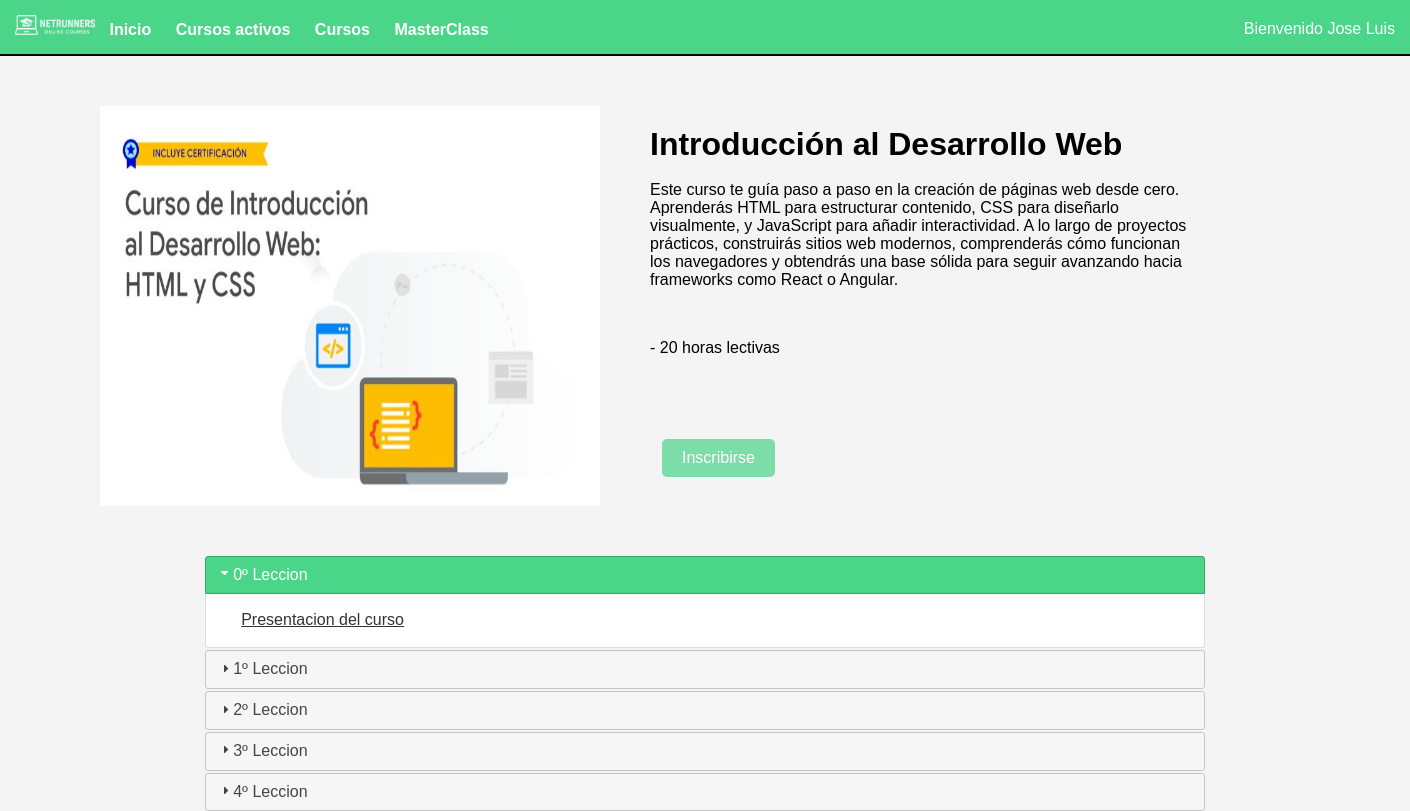
Page /cursos/pag_curso.php?id=1 (signed in) on the committed database.
### tables this page shows
create table cursos(
    id int primary key auto_increment,
    nombre varchar(100),
    descripcion text,
    horas int,
    dificultad_id int,
    foreign key (dificultad_id) references dificultades(id)
);

create table lecciones(
    id int primary key auto_increment,
    num_leccion varchar(2),
    nombre varchar(100),
    descripcion text,
    tiempo int,
    curso_id int,
    foreign key (curso_id) references cursos (id)
);

### cursos/pag_curso.php (the view, shortened to what this page needs)
<?php
    require("../conexion/conexion.php");
    $respuesta = $_GET;
    $consulta_cursos = "SELECT * from cursos where id=" . $respuesta['id'];
    $query_cursos = $conexion -> query($consulta_cursos);
    $array_cursos = $query_cursos -> fetch_assoc();
    $consulta_lecciones="SELECT nombre, id, num_leccion from lecciones where curso_id=".$respuesta['id']." order by num_leccion asc";
    $query_lecciones = $conexion -> query($consulta_lecciones);
    if($_SESSION['admin'] == 0){
        $consulta_alumno="SELECT * from inscripciones where alumno_id=".$_SESSION['id']." and curso_id=".$respuesta['id'];
        $query_alumno = $conexion -> query($consulta_alumno);
        $array_alumno = $query_alumno -> fetch_assoc();
        if($array_alumno == null){
            $inscibirse = true;
        } else {
            $inscibirse = false;
        }
    }
?>
<!DOCTYPE html>
<html lang="es">
    <head>
        <link rel="stylesheet" href="https://code.jquery.com/ui/1.14.1/themes/base/jquery-ui.css">
        <link rel="stylesheet" href="../estilo/estilos.css">
    </head>
    <body>
        <div class="principal_indice">
            <div class="top_indice">
                <div class="top_indice_enlaces">
                    <img class="indice_logo" src="../imagenes/index/logoVerde.png">
                    <a href="../Index.php">Inicio</a>
                    <a href="cursos.php?curso=1">Cursos activos</a>
                    <a href="cursos.php">Cursos</a>
                    <a href="../masterclass/masterclass.php">MasterClass</a>
                </div>
                <div class='menu'>
                    <p>Bienvenido <?php echo$_SESSION['name']?></a></p>
                </div>
            </div>
        </div>
        <div class="pag_curso">
            <img src="../imagenes/cursos/<?php echo $array_cursos['id'] ?>.jpg" >
            <div class="descripcion_curso">
                <h1><?php echo $array_cursos['nombre'] ?></h1>
                <p><?php echo $array_cursos['descripcion'] ?></p>
                <div class="horas">
                    <p>- <?php echo$array_cursos['horas'] ?> horas lectivas</p>
                </div>
                <div class="botones_curso">
                    <table class="botones_curso_tabla">
                    <?php
                        if(isset($inscibirse)){
                            if($inscibirse){
                                echo"
                                <td>
                                <div class='boton_inscripcion_curso'>
                                    <a href='inscripcion.php?id=".$array_cursos['id']."'>Inscribirse</a>
                                </div>
                                </td>
                                ";
                            }
                        }
                    ?>
                    </table>
                </div>
            </div>
        </div>
        <div class="acordeon">
            <div id="accordion">
                <?php
                    while($fila= $query_lecciones -> fetch_assoc()){
                        echo"
                        <h3>".$fila['num_leccion']."º Leccion</h3>";
                        if($fila['nombre']=="Proximamente"){
                            echo "<div> <a>".$fila['nombre']."</a></div>";
                        } else {
                            echo "<div><a href='lecciones/pag_leccion.php?id=".$fila['id']."&curso_id=".$array_cursos['id']."'>".$fila['nombre']."</a></div>
                            ";
                        }
                    }
                ?>
            </div>
        </div>
    </body>
</html>

### estilo/estilos.css (style rules this page uses)
* { padding: 0; margin: 0; box-sizing: border-box; }
body, html { margin: 0; padding: 0; box-sizing: border-box; font-family: Arial, sans-serif; background-color: #f4f4f4; }
.principal_indice { display: flex; flex-direction: column; min-height: 55px; }
.top_indice { position: fixed absolute; top: 0; width: 100%; background-color: #4bd589; color: white; padding: 15px; display: flex; justify-content: space-between; border-bottom: 2px solid black; }
.top_indice a, .bottom_indice a { color: white; text-decoration: none; font-weight: bold; padding: 10px; }
.menu { position: relative; top: 5px; display: inline-block; }
img.indice_logo { position: relative; width: 80px; }
.pag_curso { margin-top: 50px; margin-left: 100px; margin-bottom: 50px; height: 400px; width: 1300px; }
.pag_curso img { height: 400px; width: 500px; }
.descripcion_curso { float: right; margin-top: 20px; width: 550px; margin-right: 200px; }
.horas { margin-top: 50px; }
.boton_inscripcion_curso a { display: inline-block; padding: 10px 20px; background-color: rgba(75, 213, 137, 0.7); color: white; text-decoration: none; border-radius: 5px; border: none; cursor: pointer; font-size: 16px; }
.botones_curso_tabla { margin-top: 80px; }
.botones_curso div { margin-left: 10px; }
.ui-state-active { border: 1px solid #36a769; background: #4bd589; }
.acordeon { width: 1000px; margin: auto; }

### rows in the picture
cursos: nombre "Introducción al Desarrollo Web", descripcion "Este curso te guía paso a paso en la creación de páginas web desde cero. Aprenderás HTML para estructurar contenido, CSS para diseñarlo visualmente, y JavaScript para añadir interactividad. A lo largo de proyectos prácticos, construirás sitios web modernos, comprenderás cómo funcionan los navegadores y obtendrás una base sólida para seguir avanzando hacia frameworks como React o Angular.", horas "20"
lecciones: num_leccion "0", nombre "Presentacion del curso"
lecciones: num_leccion "1"
lecciones: num_leccion "2"
lecciones: num_leccion "3"
lecciones: num_leccion "4"

### other values in the picture
$_SESSION['name'] "Jose Luis"
